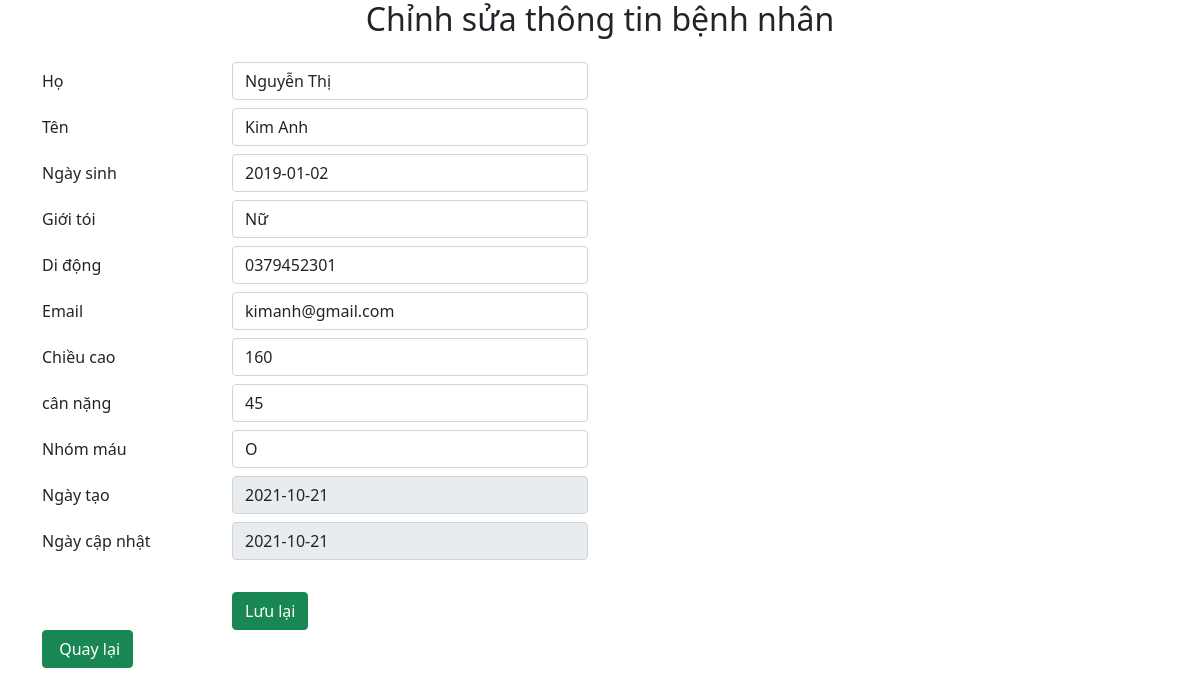
The app's page /chinhsua.php?id=9 with its own data.
### tables this page shows
CREATE TABLE `patientt` (
  `patienid` int(10) UNSIGNED NOT NULL,
  `firstname` varchar(50) NOT NULL,
  `lastname` varchar(50) NOT NULL,
  `dateofbirth` date NOT NULL,
  `gender` tinyint(1) NOT NULL,
  `mobile` varchar(12) NOT NULL,
  `email` varchar(255) NOT NULL,
  `height` varchar(50) NOT NULL,
  `weight` varchar(50) NOT NULL,
  `blood_type` varchar(50) NOT NULL,
  `created_on` date NOT NULL DEFAULT current_timestamp(),
  `modified_on` date NOT NULL DEFAULT current_timestamp()
);

### src/chinhsua.php (the view, shortened to what this page needs)
<?php
    include './menu_footer/menu.php';
?>
    <main class="container">
        <h2 class="mb-4 text-center">Chỉnh sửa thông tin bệnh nhân</h2>
        <form action="xulychinhsua.php?id=<?php echo $_GET['id'] ?>" method="post">
            <?php
                $id = $_GET['id'];
                include './config.php';
                $sql = "SELECT * FROM patientt WHERE patienid = '$id'";
                $result = mysqli_query($conn,$sql);
                    if(mysqli_num_rows($result)>0){
                        while($row = mysqli_fetch_assoc($result)){
                            echo '<div class="form-group row">';
                            echo '<label for="firstname" class="col-sm-2 col-form-label">Họ</label>';
                            echo '<div class="col-sm-4">';
                            echo '<input type="text" class="form-control mb-2" id="firstname" name="firstname" value = "'.$row['firstname'].'">';
                            echo '</div>';
                            echo '</div>';
                            echo '<div class="form-group row">';
                            echo '<label for="lastname" class="col-sm-2 col-form-label">Tên</label>';
                            echo '<div class="col-sm-4">';
                            echo '<input type="text" class="form-control mb-2" id="lastname" name="lastname" value = "'.$row['lastname'].'">';
                            echo '</div>';
                            echo '</div>';
                            echo '<div class="form-group row">';
                            echo '<label for="dateofbirth" class="col-sm-2 col-form-label">Ngày sinh</label>';
                            echo '<div class="col-sm-4">';
                            echo '<input type="text" class="form-control mb-2" id="dateofbirth" name="dateofbirth" value = "'.$row['dateofbirth'].'">';
                            echo '</div>';
                            echo '</div>';
                            if($row['gender'] == '1'){
                                $gender = 'Nam';
                            }else{
                                $gender = 'Nữ';
                            }
                            echo '<div class="form-group row">';
                            echo '<label for="gender" class="col-sm-2 col-form-label">Giới tói</label>';
                            echo '<div class="col-sm-4">';
                            echo '<input type="text" class="form-control mb-2" id="gender" name="gender" value = "'.$gender.'">';
                            echo '</div>';
                            echo '</div>';
                            echo '<div class="form-group row">';
                            echo '<label for="mobile" class="col-sm-2 col-form-label">Di động</label>';
                            echo '<div class="col-sm-4">';
                            echo '<input type="text" class="form-control mb-2" id="mobile" name="mobile" value = "'.$row['mobile'].'">';
                            echo '</div>';
                            echo '</div>';
                            echo '<div class="form-group row">';
                            echo '<label for="email" class="col-sm-2 col-form-label">Email</label>';
                            echo '<div class="col-sm-4">';
                            echo '<input type="email" class="form-control mb-2" id="email" name="email" value = "'.$row['email'].'">';
                            echo '</div>';
                            echo '</div>';
                            echo '<div class="form-group row">';
                            echo '<label for="height" class="col-sm-2 col-form-label">Chiều cao</label>';
                            echo '<div class="col-sm-4">';
                            echo '<input type="text" class="form-control mb-2" id="height" name="height" value = "'.$row['height'].'">';
                            echo '</div>';
                            echo '</div>';
                            echo '<div class="form-group row">';
                            echo '<label for="weight" class="col-sm-2 col-form-label">cân nặng</label>';
                            echo '<div class="col-sm-4">';
                            echo '<input type="text" class="form-control mb-2" id="weight" name="weight" value = "'.$row['weight'].'">';
                            echo '</div>';
                            echo '</div>';
                            echo '<div class="form-group row">';
                            echo '<label for="blood_type" class="col-sm-2 col-form-label">Nhóm máu</label>';
                            echo '<div class="col-sm-4">';
                            echo '<input type="text" class="form-control mb-2" id="blood_type" name="blood_type" value = "'.$row['blood_type'].'">';
                            echo '</div>';
                            echo '</div>';
                            echo '<div class="form-group row">';
                            echo '<label for="created_on" class="col-sm-2 col-form-label">Ngày tạo</label>';
                            echo '<div class="col-sm-4">';
                            echo '<input type="text" class="form-control mb-2" id="created_on" name="created_on" disabled value = "'.$row['created_on'].'">';
                            echo '</div>';
                            echo '</div>';
                            echo '<div class="form-group row">';
                            echo '<label for="modified_on" class="col-sm-2 col-form-label">Ngày cập nhật</label>';
                            echo '<div class="col-sm-4">';
                            echo '<input type="text" class="form-control mb-2" id="modified_on" name="modified_on" disabled value = "'.$row['modified_on'].'">';
                            echo '</div>';
                            echo '</div>';
                        }
                    }
            ?>
            <br>
            <div class="form-group row">
                <label for="btn" class="col-sm-2 col-form-label"></label>
                <div class="col-sm-10">
                    <button type="submit" class="btn btn-success">Lưu lại</button>
                </div>
            </div>
            <a href="index.php" class="btn btn-success mb-3"><i class="fad fa-chevron-square-left"></i> Quay lại</a>
        </form>
    </main>
<?php
    include './menu_footer/footer.php';
?>

### records on screen
patientt: firstname "Nguyễn Thị", lastname "Kim Anh", dateofbirth "2019-01-02", gender "Nữ", mobile "0379452301", email "kimanh@gmail.com", height "160", weight "45", blood_type "O", created_on "2021-10-21", modified_on "2021-10-21"
